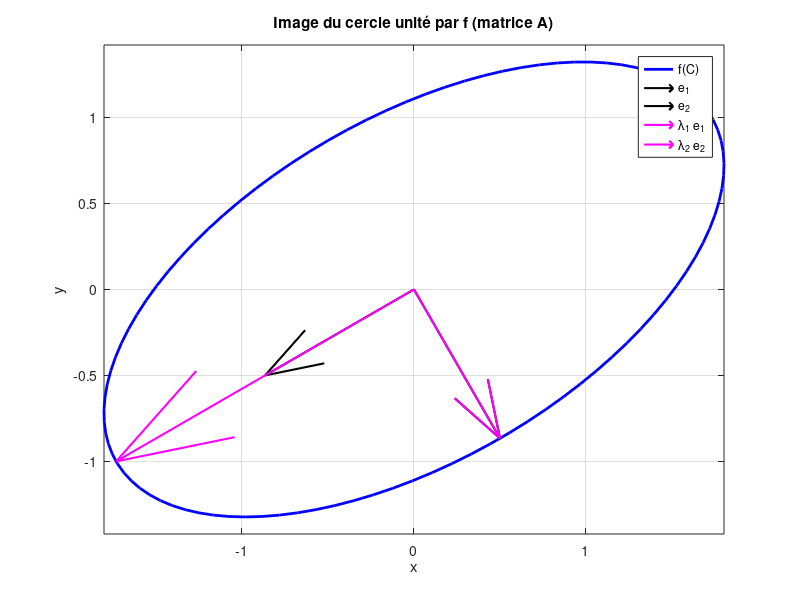
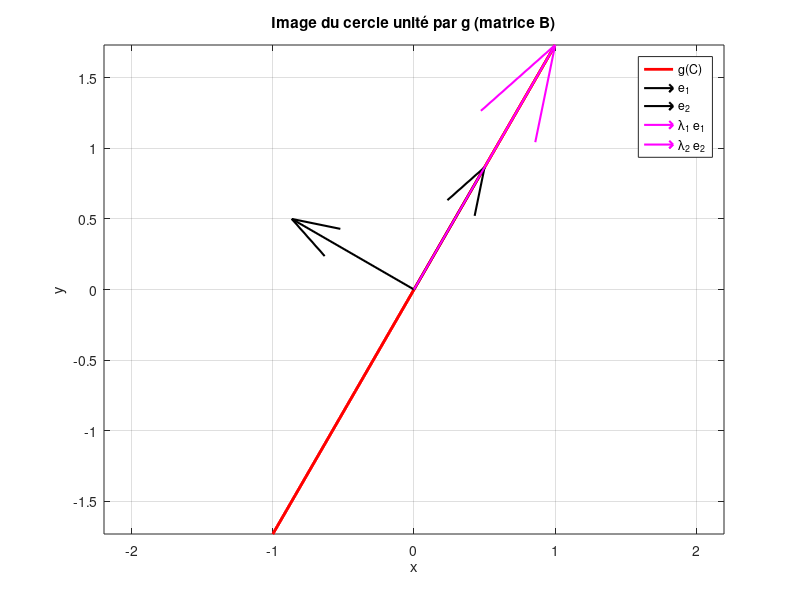
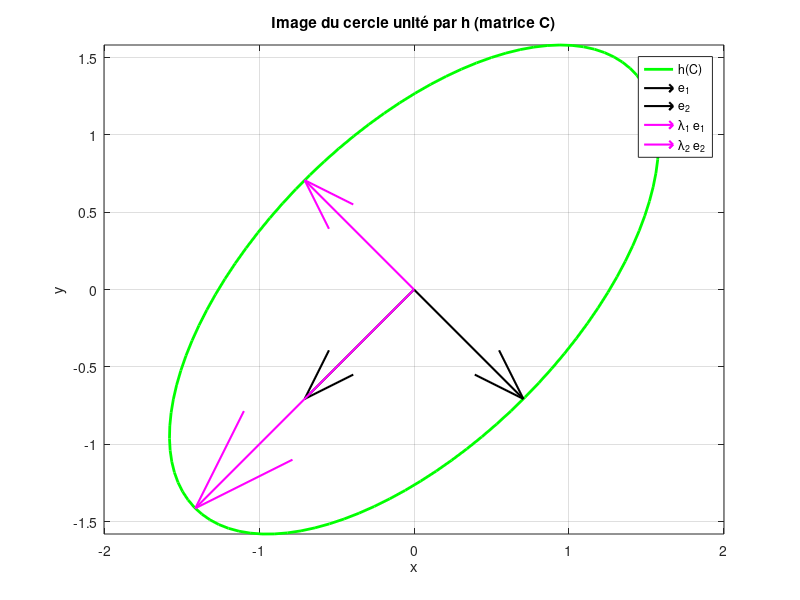

Source code (MATLAB) for these figures, in order:
% Exercice 2 - Étude des endomorphismes définis par les matrices A, B et C

% Chargement des matrices de l'exercice 1
load('Ex1.mat');  % Charge les matrices A, B et C

% Définition des endomorphismes f, g et h
f = @(X) A*X;
g = @(X) B*X;
h = @(X) C*X;

% 1. Génération du cercle unité et tracé des images par f, g et h
n = 100;
t = linspace(0, 2*pi, n);
Cercle = [cos(t); sin(t)];  % Cercle unité paramétré

% Application des endomorphismes au cercle
fCercle = zeros(2, n);
gCercle = zeros(2, n);
hCercle = zeros(2, n);

for i = 1:n
    fCercle(:, i) = f(Cercle(:, i));
    gCercle(:, i) = g(Cercle(:, i));
    hCercle(:, i) = h(Cercle(:, i));
end

% Tracé des images des cercles
figure(1);
plot(fCercle(1, :), fCercle(2, :), 'b', 'LineWidth', 2);
title('Image du cercle unité par f (matrice A)');
xlabel('x');
ylabel('y');
axis equal;
grid on;

figure(2);
plot(gCercle(1, :), gCercle(2, :), 'r', 'LineWidth', 2);
title('Image du cercle unité par g (matrice B)');
xlabel('x');
ylabel('y');
axis equal;
grid on;

figure(3);
plot(hCercle(1, :), hCercle(2, :), 'g', 'LineWidth', 2);
title('Image du cercle unité par h (matrice C)');
xlabel('x');
ylabel('y');
axis equal;
grid on;

% 2. Diagonalisation des matrices et vérification des bases orthonormées
% Diagonalisation de A
[PA, DA] = eig(A);
lambdaA = diag(DA);  % Valeurs propres de A

% Affichage des résultats pour A
disp('Matrice A:');
disp(['Valeurs propres: ', num2str(lambdaA')]);
disp('Vecteurs propres:');
disp(PA);

% Vérification base orthonormée pour A
orthoA = PA' * PA;
disp('Vérification orthonormalité (PA''*PA):');
disp(orthoA);

% Diagonalisation de B
[PB, DB] = eig(B);
lambdaB = diag(DB);  % Valeurs propres de B

% Affichage des résultats pour B
disp('Matrice B:');
disp(['Valeurs propres: ', num2str(lambdaB')]);
disp('Vecteurs propres:');
disp(PB);

% Vérification base orthonormée pour B
orthoB = PB' * PB;
disp('Vérification orthonormalité (PB''*PB):');
disp(orthoB);

% Diagonalisation de C
[PC, DC] = eig(C);
lambdaC = diag(DC);  % Valeurs propres de C

% Affichage des résultats pour C
disp('Matrice C:');
disp(['Valeurs propres: ', num2str(lambdaC')]);
disp('Vecteurs propres:');
disp(PC);

% Vérification base orthonormée pour C
orthoC = PC' * PC;
disp('Vérification orthonormalité (PC''*PC):');
disp(orthoC);

% 3. Représentation des vecteurs propres et de leurs images sur les graphiques
% Ajout des vecteurs propres sur la figure 1 (matrice A)
figure(1);
hold on;

% Représentation des vecteurs propres normalisés
e1A = PA(:, 1);
e2A = PA(:, 2);

% Représentation des vecteurs λi*ei
lambda1_e1A = lambdaA(1) * e1A;
lambda2_e2A = lambdaA(2) * e2A;

% Tracer les vecteurs propres et leurs images
quiver(0, 0, e1A(1), e1A(2), 0, 'k', 'LineWidth', 1.5);
quiver(0, 0, e2A(1), e2A(2), 0, 'k', 'LineWidth', 1.5);
quiver(0, 0, lambda1_e1A(1), lambda1_e1A(2), 0, 'm', 'LineWidth', 1.5);
quiver(0, 0, lambda2_e2A(1), lambda2_e2A(2), 0, 'm', 'LineWidth', 1.5);

legend('f(C)', 'e_1', 'e_2', '\lambda_1 e_1', '\lambda_2 e_2');
hold off;

% Ajout des vecteurs propres sur la figure 2 (matrice B)
figure(2);
hold on;

% Représentation des vecteurs propres
e1B = PB(:, 1);
e2B = PB(:, 2);

% Représentation des vecteurs λi*ei
lambda1_e1B = lambdaB(1) * e1B;
lambda2_e2B = lambdaB(2) * e2B;

% Tracer les vecteurs propres et leurs images
quiver(0, 0, e1B(1), e1B(2), 0, 'k', 'LineWidth', 1.5);
quiver(0, 0, e2B(1), e2B(2), 0, 'k', 'LineWidth', 1.5);
quiver(0, 0, lambda1_e1B(1), lambda1_e1B(2), 0, 'm', 'LineWidth', 1.5);
quiver(0, 0, lambda2_e2B(1), lambda2_e2B(2), 0, 'm', 'LineWidth', 1.5);

legend('g(C)', 'e_1', 'e_2', '\lambda_1 e_1', '\lambda_2 e_2');
hold off;

% Ajout des vecteurs propres sur la figure 3 (matrice C)
figure(3);
hold on;

% Représentation des vecteurs propres
e1C = PC(:, 1);
e2C = PC(:, 2);

% Représentation des vecteurs λi*ei
lambda1_e1C = lambdaC(1) * e1C;
lambda2_e2C = lambdaC(2) * e2C;

% Tracer les vecteurs propres et leurs images
quiver(0, 0, e1C(1), e1C(2), 0, 'k', 'LineWidth', 1.5);
quiver(0, 0, e2C(1), e2C(2), 0, 'k', 'LineWidth', 1.5);
quiver(0, 0, lambda1_e1C(1), lambda1_e1C(2), 0, 'm', 'LineWidth', 1.5);
quiver(0, 0, lambda2_e2C(1), lambda2_e2C(2), 0, 'm', 'LineWidth', 1.5);

legend('h(C)', 'e_1', 'e_2', '\lambda_1 e_1', '\lambda_2 e_2');
hold off;

% Sauvegarde des figures
saveas(figure(1), 'image_f_cercle.png');
saveas(figure(2), 'image_g_cercle.png');
saveas(figure(3), 'image_h_cercle.png');
